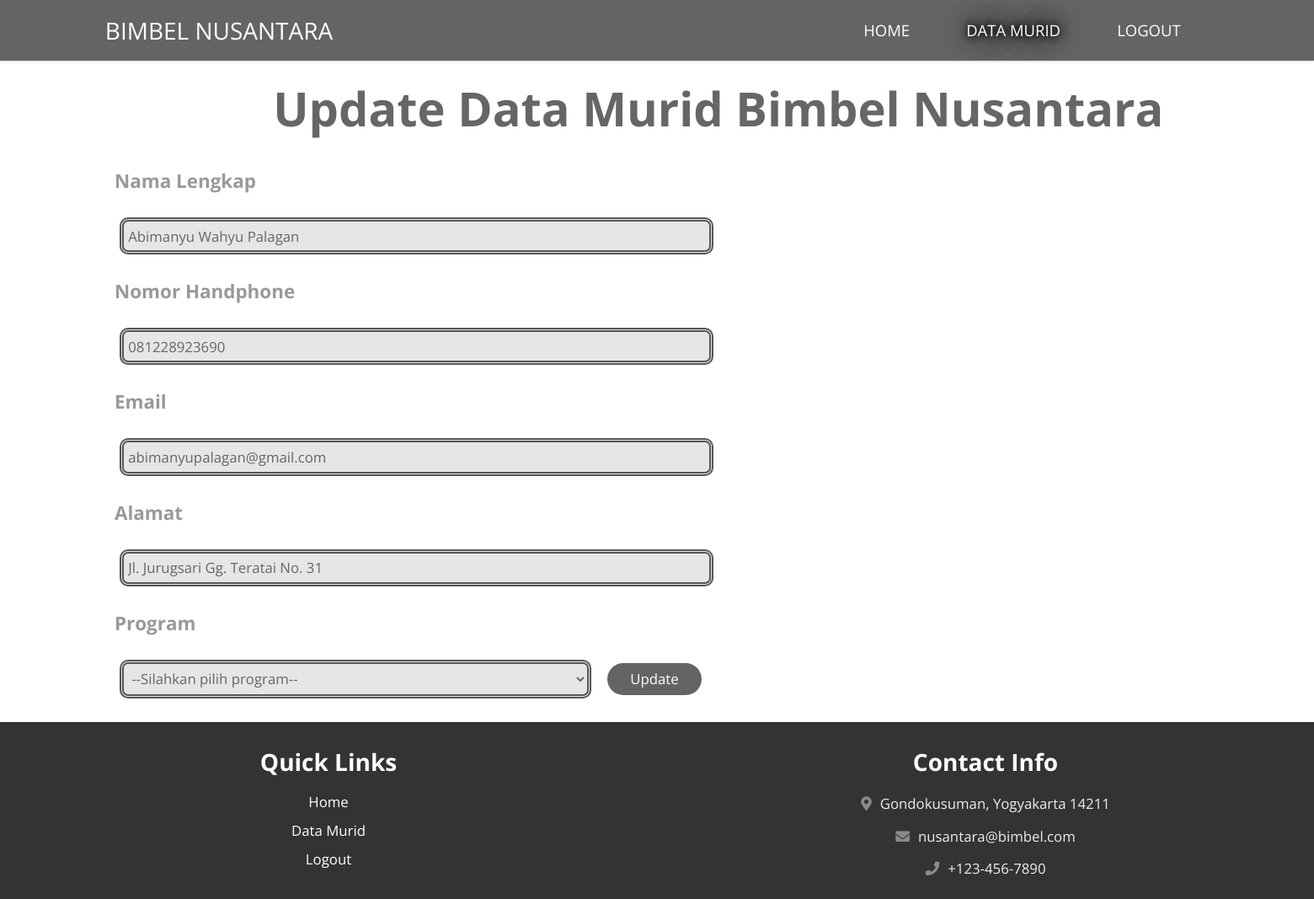
The app's page /edit.php?edit=7 (signed in) with its own data.
### tables this page shows
CREATE TABLE `murid` (
  `idMurid` int(10) UNSIGNED NOT NULL,
  `nama` varchar(50) NOT NULL,
  `noHP` varchar(15) NOT NULL,
  `email` varchar(50) NOT NULL,
  `alamat` varchar(50) NOT NULL,
  `waktuPendaftaran` datetime NOT NULL,
  `password` varchar(20) DEFAULT NULL,
  `idProgram` int(10) UNSIGNED DEFAULT NULL,
  `idPembayaran` int(10) UNSIGNED DEFAULT NULL
);

### edit.php (the view, shortened to what this page needs)
<?php
    require('db.php');
    $idMurid = $_GET['edit'];
    $result = mysqli_query($con,"select * from murid where idMurid = $idMurid");
    while($dataMurid = mysqli_fetch_array($result)) {
        $nama = $dataMurid['nama'];
        $noHP = $dataMurid['noHP'];
        $email = $dataMurid['email'];
        $alamat = $dataMurid['alamat'];
        $idProgram = $dataMurid['idProgram'];
    }
?>
<!DOCTYPE html>
<html>
<head>
        <link rel="stylesheet" href="https://cdnjs.cloudflare.com/ajax/libs/font-awesome/5.15.2/css/all.min.css">
        <link rel="stylesheet" href="css/style.css"/>
</head>
<body>
<header>
    <a href="index.php" class="logo"></i>BIMBEL NUSANTARA</a>
    <nav class="navbar">
        <ul>
            <li><a href="#home">HOME</a></li>
            <li><a class="active" href="data_murid.php">DATA MURID</a></li>
            <li><a href="logout.php">LOGOUT</a></li>
        </ul>
    </nav>
</header>
        <section class="body-reg">
            <form class="register" action="" method="post">
                <h2 class="body-title">Update Data Murid Bimbel Nusantara</h2>
                <p class="register-title"><strong>Nama Lengkap</strong></p>
                <input type="text" class="register-input" name="nama" value="<?php echo $nama?>" required/>
                <p class="register-title"><strong>Nomor Handphone</strong></p>
                <input type="text" class="register-input" name="noHP" value="<?php echo $noHP?>" required/>
                <p class="register-title"><strong>Email</strong></p>
                <input type="text" class="register-input" name="email" value="<?php echo $email?>" required/>
                <p class="register-title"><strong>Alamat</strong></p>
                <input type="text" class="register-input" name="alamat" value="<?php echo $alamat?>" required/>
                <p class="register-title"><strong>Program</strong></p>
                <select name="drop-prog" value=<?php echo $idProgram?> required>
                    <option value="">--Silahkan pilih program--</option>
                </select>
                <input type="submit" class="button-reg" name="update" value="Update"/>
            </form>
        </section>
        <div class="footer">
            <div class="box-container">
                <div class="box">
                    <h3>Quick Links</h3>
                    <a href="#home">Home</a>
                    <a href="data_murid.php">Data Murid</a>
                    <a href="logout.php">Logout</a>
                </div>
                <div class="box">
                    <h3>Contact Info</h3>
                    <p> <i class="fa fa-map-marker-alt"></i> Gondokusuman, Yogyakarta 14211 </p>
                    <p> <i class="fa fa-envelope"></i> nusantara@bimbel.com </p>
                    <p> <i class="fa fa-phone"></i> +123-456-7890 </p>
                </div>
            </div>
        </div>
</body>
</html>

### css/style.css (style rules this page uses)
:root { --gradient:linear-gradient(90deg, #646464, #646464); }
* { font-family: 'Open Sans', sans-serif; margin:0; padding:0; box-sizing: border-box; border:none; outline: none; text-decoration: none; transition: all .2s linear; background-color: ; }
html { font-size: 70%; overflow-x: hidden; }
section { min-height: 100vh; padding:1rem 8%; padding-top:6rem; }
header { width: 100%; display: flex; align-items: center; justify-content: space-between; position: fixed; top:0; left: 0; z-index: 1000; padding:1.5rem 8%; background:var(--gradient); box-shadow: 0 .1rem .3rem rgba(0,0,0,.3); }
header .logo { color:#fff; font-size: 2.5rem; }
header .navbar ul { display: flex; align-items: center; justify-content: center; list-style: none; }
header .navbar ul li { margin:0 3rem; }
header .navbar ul li a { font-size: 1.65rem; color:#fff; }
header .navbar ul li a.active, header .navbar ul li a:hover { color:rgb(255, 255, 255); text-shadow: 0px 0px 30px rgb(0, 0, 0),0px 0px 30px rgb(0, 0, 0),0px 0px 10px #000000,0px 0px 10px #000000; }
.footer { background:#333; }
.footer .box-container { display: flex; justify-content: center; flex-wrap: wrap; }
.footer .box-container .box { margin:1.5rem; text-align: center; flex:1 1 25rem; }
.footer .box-container .box h3 { font-size: 2.5rem; color:#fff; padding:1rem 0; }
.footer .box-container .box p { font-size: 1.5rem; color:#eee; padding:.7rem 0; }
.footer .box-container .box p i { padding-right: .5rem; color:#8a8a8a; }
.footer .box-container .box a { font-size: 1.5rem; display: block; padding:.5rem 0; color:rgb(255, 255, 255); }
.body-reg { display: flex; align-items: left; justify-content: center; flex-flow: column; position: relative; text-align: left; }
.body-reg .register h2 { font-size: 5rem; color:#666; width: 130rem; padding:2rem; text-align: center; }
.body-reg .register p { font-size: 2rem; color:#999; padding:0rem; width:50rem; }
.body-reg .register .register-title { display: flex; align-items: flex-start; justify-content: left; flex-wrap: wrap; }
.body-reg .register .register-title { width:55rem; position: relative; margin:1rem; }
.body-reg .register .register-input { border-radius: 10px; margin:1.5rem; width:63rem; padding:0.5rem; border: .5rem double rgba(0, 0, 0, 0.623); color:#666; font-size: 1.5rem; background-color: #e6e6e6; }
select { border-radius: 10px; margin:1.5rem; width:50rem; padding:0.5rem; border: .5rem double rgba(0, 0, 0, 0.623); color:#666; font-size: 1.5rem; background-color: #e6e6e6; }
.button-reg { padding:.7rem 2.4rem; font-size: 1.5rem; color:#fff; background:var(--gradient); border-radius: 5rem; margin-top: 1.1rem; cursor: pointer; position: relative; overflow: hidden; z-index: 0; }
.button-reg::before { content: ''; position: absolute; top:-1rem; left:-100%; background:#fff9; height:150%; width:20%; transform: rotate(25deg); z-index: -1; }

### records on screen
murid: nama "Abimanyu Wahyu Palagan", noHP "081228923690", email "abimanyupalagan@gmail.com", alamat "Jl. Jurugsari Gg. Teratai No. 31"
